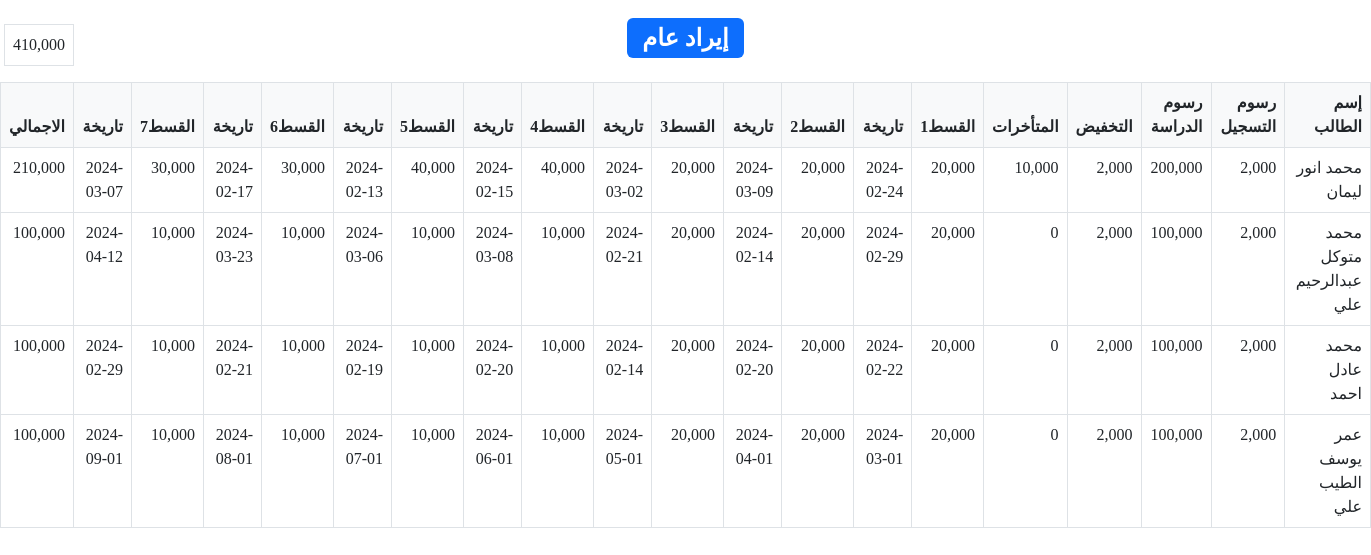
The app's page /reports/inputs/publicInput.php (signed in) with its own data.
### tables this page shows
CREATE TABLE `inputs` (
  `id` int(11) NOT NULL AUTO_INCREMENT,
  `std_name` varchar(255) NOT NULL,
  `stage` varchar(255) NOT NULL,
  `class` varchar(255) NOT NULL,
  `parent` varchar(255) NOT NULL,
  `phone` varchar(11) NOT NULL,
  `address` varchar(255) NOT NULL,
  `enroll_money` int(11) NOT NULL,
  `study_money` int(11) NOT NULL,
  `offer` int(11) NOT NULL,
  `last_money` int(11) DEFAULT NULL,
  `total` int(11) NOT NULL,
  `g1` int(11) NOT NULL,
  `d1` date NOT NULL,
  `g2` int(11) NOT NULL,
  `d2` date NOT NULL,
  `g3` int(11) NOT NULL,
  `d3` date NOT NULL,
  `g4` int(11) NOT NULL,
  `d4` date NOT NULL,
  `g5` int(11) NOT NULL,
  `d5` date NOT NULL,
  `g6` int(11) NOT NULL,
  `d6` date NOT NULL,
  `g7` int(11) NOT NULL,
  `d7` date NOT NULL,
  `pulled` int(11) NOT NULL,
  `result` int(11) NOT NULL,
  `date` date NOT NULL,
  `notes` text NOT NULL,
  PRIMARY KEY (`id`)
);

### includes/functions/Auth.php (called while the page is built, shortened)
<?php
class Auth {
  public static function isLog()  {
    if (!isset($_SESSION['username'])) {
      header("HTTP/1.1 403 Forbidden");
      exit();
    } else {
      return true;
    }
  }
}

### reports/inputs/publicInput.php (the view, shortened to what this page needs)
<?php
  $pageTitle = "إيراد عام";
  if (Auth::isLog()) :
    $sql = $db->query("
        SELECT
          `std_name`,
          `enroll_money`,
          `study_money`,
          `offer`,
          `last_money`,
          `total`,
          `g1`,`d1`,`g2`,`d2`,`g3`,`d3`,`g4`,`d4`,`g5`,`d5`,`g6`,`d6`,`g7`,`d7`,
          `pulled`,
          `result`
        FROM
          inputs ORDER BY id DESC
      ");
    $students = $sql->fetchAll(PDO::FETCH_ASSOC);
    $totalInputQuery = $db->query("SELECT SUM(total) AS totalInput FROM inputs");
    $totalOfInput = $totalInputQuery->fetch(PDO::FETCH_ASSOC)['totalInput'];
    $totalOutputQuery = $db->query("SELECT SUM(total) AS totalOutput FROM outputs");
    $totalOfOutput = $totalOutputQuery->fetch(PDO::FETCH_ASSOC)['totalOutput'];
    $totalInputs = $totalOfInput - $totalOfOutput;
    ?>
    <body>
      <h2 class="p-3 text-center">
        <div class="badge bg-primary">
          <?=$pageTitle?>
        </div>
      </h2>
      <div class="border position-absolute top-0 start-0 mt-4 mx-1 p-2" title=" هذا المبلغ هو ناتج من (الإيرادات - المنصرفات)">
          <?=number_format($totalInputs)?>
        </div>
      <table class="table">
          <thead>
            <th class="bg-light border">إسم الطالب</th>
            <th class="bg-light border">رسوم التسجيل</th>
            <th class="bg-light border">رسوم الدراسة</th>
            <th class="bg-light border">التخفيض</th>
            <th class="bg-light border">المتأخرات</th>
            <th class="bg-light border">القسط1</th>
            <th class="bg-light border">تاريخة</th>
            <th class="bg-light border">القسط2</th>
            <th class="bg-light border">تاريخة</th>
            <th class="bg-light border">القسط3</th>
            <th class="bg-light border">تاريخة</th>
            <th class="bg-light border">القسط4</th>
            <th class="bg-light border">تاريخة</th>
            <th class="bg-light border">القسط5</th>
            <th class="bg-light border">تاريخة</th>
            <th class="bg-light border">القسط6</th>
            <th class="bg-light border">تاريخة</th>
            <th class="bg-light border">القسط7</th>
            <th class="bg-light border">تاريخة</th>
            <th class="bg-light border">الاجمالي</th>
          </thead>
        <tbody>
      <?php if ($students) : foreach ($students as $student) :?>
        <tr>
          <td class="border"><?=$student['std_name']?></td>
          <td class="border"><?=number_format($student['enroll_money'])?></td>
          <td class="border"><?=number_format($student['study_money']) ?></td>
          <td class="border"><?=number_format($student['offer']) ?></td>
          <td class="border"><?=number_format($student['last_money']) ?></td>
          <td class="border"><?=number_format($student['g1']) ?></td>
          <td class="border"><?=$student['d1']?></td>
          <td class="border"><?=number_format($student['g2']) ?></td>
          <td class="border"><?=$student['d2']?></td>
          <td class="border"><?=number_format($student['g3']) ?></td>
          <td class="border"><?=$student['d3']?></td>
          <td class="border"><?=number_format($student['g4']) ?></td>
          <td class="border"><?=$student['d4']?></td>
          <td class="border"><?=number_format($student['g5']) ?></td>
          <td class="border"><?=$student['d5']?></td>
          <td class="border"><?=number_format($student['g6']) ?></td>
          <td class="border"><?=$student['d6']?></td>
          <td class="border"><?=number_format($student['g7']) ?></td>
          <td class="border"><?=$student['d7']?></td>
          <td class="border"><?=number_format($student['total'])?></td>
        </tr>
        <?php endforeach;
      endif;
    endif;
    ?>
    </table>
  </body>
</html>

### layout/css/backend.css (style rules this page uses)
body { font-family: "IBM Plex Sans Arabic"; height: 100vh; }
thead { position: sticky; top: 0; }

### records on screen
inputs: std_name "محمد انور ليمان", enroll_money "2,000", study_money "200,000", offer "2,000", last_money "10,000", g1 "20,000", d1 "2024-02-24", g2 "20,000", d2 "2024-03-09", g3 "20,000", d3 "2024-03-02", g4 "40,000", d4 "2024-02-15", g5 "40,000", d5 "2024-02-13", g6 "30,000", d6 "2024-02-17", g7 "30,000", d7 "2024-03-07", total "210,000"
inputs: std_name "محمد متوكل عبدالرحيم علي", enroll_money "2,000", study_money "100,000", offer "2,000", last_money "0", g1 "20,000", d1 "2024-02-29", g2 "20,000", d2 "2024-02-14", g3 "20,000", d3 "2024-02-21", g4 "10,000", d4 "2024-03-08", g5 "10,000", d5 "2024-03-06", g6 "10,000", d6 "2024-03-23", g7 "10,000", d7 "2024-04-12", total "100,000"
inputs: std_name "محمد عادل احمد", enroll_money "2,000", study_money "100,000", offer "2,000", last_money "0", g1 "20,000", d1 "2024-02-22", g2 "20,000", d2 "2024-02-20", g3 "20,000", d3 "2024-02-14", g4 "10,000", d4 "2024-02-20", g5 "10,000", d5 "2024-02-19", g6 "10,000", d6 "2024-02-21", g7 "10,000", d7 "2024-02-29", total "100,000"
inputs: std_name "عمر يوسف الطيب علي", enroll_money "2,000", study_money "100,000", offer "2,000", last_money "0", g1 "20,000", d1 "2024-03-01", g2 "20,000", d2 "2024-04-01", g3 "20,000", d3 "2024-05-01", g4 "10,000", d4 "2024-06-01", g5 "10,000", d5 "2024-07-01", g6 "10,000", d6 "2024-08-01", g7 "10,000", d7 "2024-09-01", total "100,000"

### other values on screen
$pageTitle "إيراد عام"
$totalInputs "410,000"
